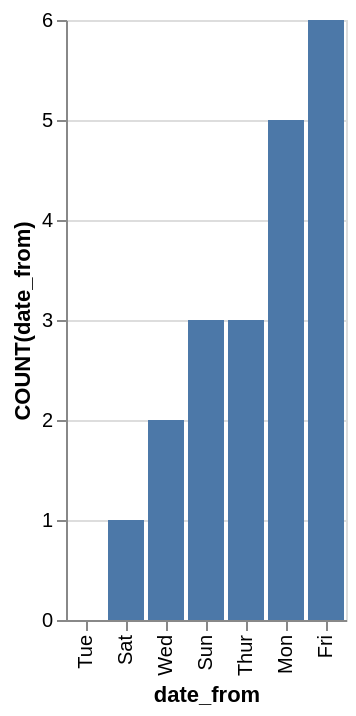

Describe this chart as a Vega-Lite specification.
### Vega-Lite specification from a JSON file in a GitHub repository (floating-point values rounded to 4 significant figures)
{"data": {"values": [{"x_data": "Tue", "y_data": 0}, {"x_data": "Sat", "y_data": 1}, {"x_data": "Wed", "y_data": 2}, {"x_data": "Sun", "y_data": 3}, {"x_data": "Thur", "y_data": 3}, {"x_data": "Mon", "y_data": 5}, {"x_data": "Fri", "y_data": 6}]}, "mark": "bar", "encoding": {"x": {"field": "x_data", "type": "nominal", "title": "date_from", "sort": {"op": "sum", "field": "y_data", "order": "ascending"}}, "y": {"field": "y_data", "type": "quantitative", "title": "COUNT(date_from)"}}}
